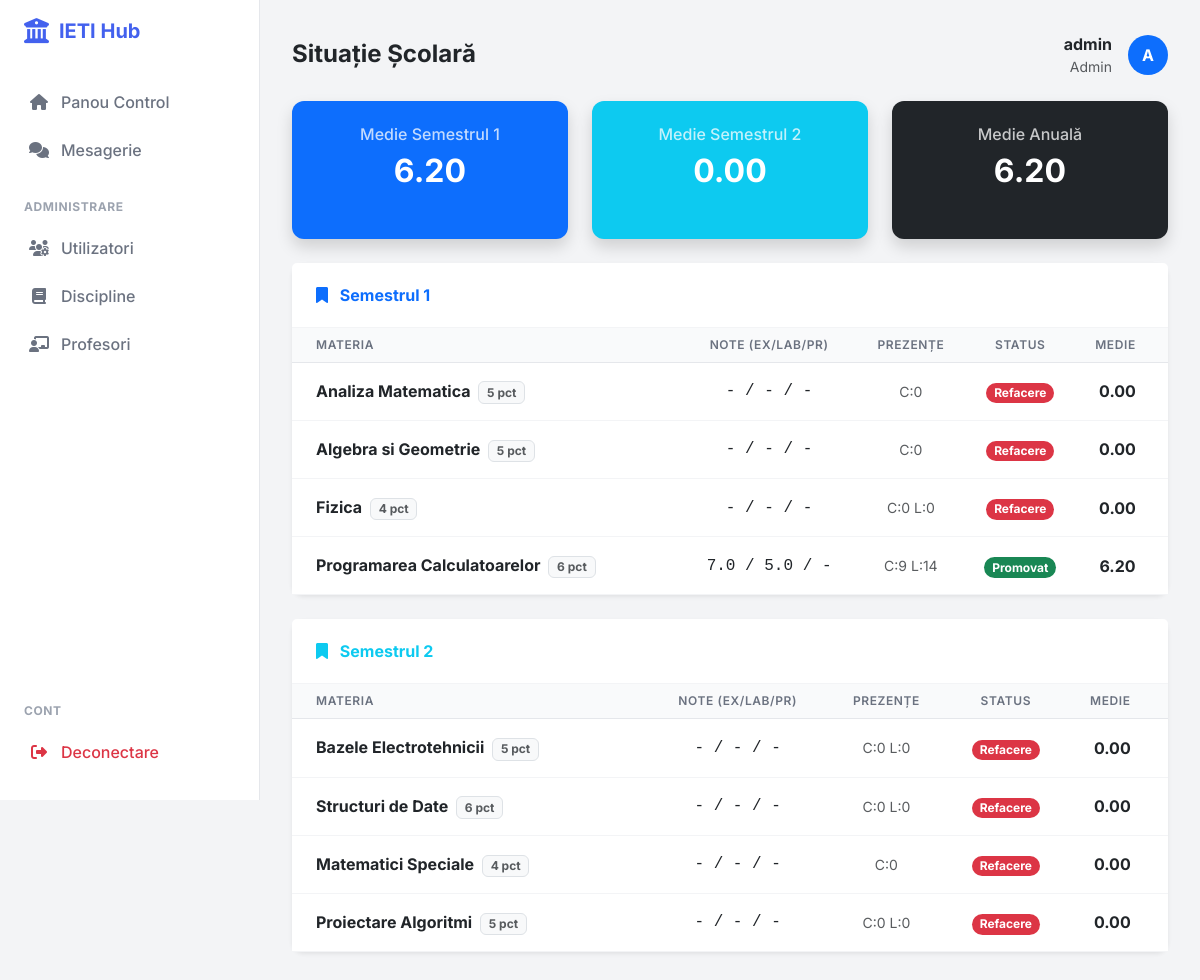
Page /raport/student/1 (signed in) on the committed database.
### app.py (models this page shows, shortened)
class User(UserMixin, db.Model):
    id = db.Column(db.Integer, primary_key=True)
    username = db.Column(db.String(150), unique=True, nullable=False)
    email = db.Column(db.String(150), unique=True, nullable=False)
    password = db.Column(db.String(150), nullable=False)
    role = db.Column(db.String(20), nullable=False, default='student')
    is_approved = db.Column(db.Boolean, default=False)
    student_profile = db.relationship('Student', backref='user_account', uselist=False, cascade="all, delete-orphan")
    profesor_profile = db.relationship('Profesor', backref='user_account', uselist=False, cascade="all, delete-orphan")

class Disciplina(db.Model):
    id_disciplina = db.Column(db.Integer, primary_key=True)
    nume_disciplina = db.Column(db.String(100), nullable=False)
    credite = db.Column(db.Integer, nullable=False)
    an_studiu = db.Column(db.Integer, nullable=False)
    specializare = db.Column(db.String(50), nullable=False)
    semestru = db.Column(db.Integer, nullable=False)
    has_laborator = db.Column(db.Boolean, default=False)
    has_seminar = db.Column(db.Boolean, default=False)
    has_proiect = db.Column(db.Boolean, default=False)
    id_titular = db.Column(db.Integer, db.ForeignKey('profesor.id_profesor'), nullable=True)
    id_laborant = db.Column(db.Integer, db.ForeignKey('profesor.id_profesor'), nullable=True)
    id_seminarist = db.Column(db.Integer, db.ForeignKey('profesor.id_profesor'), nullable=True)
    id_proiectant = db.Column(db.Integer, db.ForeignKey('profesor.id_profesor'), nullable=True)
    pondere_examen = db.Column(db.Integer, default=60)
    pondere_laborator = db.Column(db.Integer, default=40)
    pondere_proiect = db.Column(db.Integer, default=0)
    min_prez_curs = db.Column(db.Integer, default=50)
    min_prez_laborator = db.Column(db.Integer, default=100)
    min_prez_seminar = db.Column(db.Integer, default=100)
    min_prez_proiect = db.Column(db.Integer, default=100)
    note = db.relationship('Notare', backref='disciplina', lazy=True)
    inscrieri = db.relationship('Inscriere', backref='disciplina', lazy=True, cascade="all, delete-orphan")
    prezente = db.relationship('Prezenta', backref='disciplina', lazy=True, cascade="all, delete-orphan")

class Notare(db.Model):
    id_notare = db.Column(db.Integer, primary_key=True)
    id_student = db.Column(db.Integer, db.ForeignKey('student.id_student'), nullable=False)
    id_disciplina = db.Column(db.Integer, db.ForeignKey('disciplina.id_disciplina'), nullable=False)
    tip_activitate = db.Column(db.String(20), nullable=False)
    nota = db.Column(db.Float, nullable=False)
    data_notare = db.Column(db.Date, nullable=False, default=date.today)

### app.py (the view)
@app.route('/raport/student/<int:student_id>')
@login_required
def raport_student_general(student_id):
    s = Student.query.get_or_404(student_id); inscrieri = Inscriere.query.filter_by(id_student=s.id_student).all()
    situatie_sem1 = []; situatie_sem2 = []; note_sem1 = []; note_sem2 = []
    for ins in inscrieri:
        m = ins.disciplina
        n_exam = Notare.query.filter_by(id_student=s.id_student, id_disciplina=m.id_disciplina, tip_activitate='Examen').first()
        n_lab = Notare.query.filter_by(id_student=s.id_student, id_disciplina=m.id_disciplina, tip_activitate='Laborator').first()
        n_pro = Notare.query.filter_by(id_student=s.id_student, id_disciplina=m.id_disciplina, tip_activitate='Proiect').first()
        nota_ex = n_exam.nota if n_exam else 0
        nota_lab = n_lab.nota if n_lab else 0
        nota_pro = n_pro.nota if n_pro else 0
        media = (nota_ex * m.pondere_examen + nota_lab * m.pondere_laborator + nota_pro * m.pondere_proiect) / 100
        p_cur = Prezenta.query.filter_by(id_student=s.id_student, id_disciplina=m.id_disciplina, tip_activitate='curs').count()
        p_lab = Prezenta.query.filter_by(id_student=s.id_student, id_disciplina=m.id_disciplina, tip_activitate='laborator').count()
        status = "Promovat"
        if (p_cur/14)*100 < m.min_prez_curs or (m.has_laborator and (p_lab/14)*100 < m.min_prez_laborator): status="Refacere"; media=0
        elif media < 5: status="Nepromovat"
        if media > 0: (note_sem1 if m.semestru==1 else note_sem2).append(media)
        item = {'nume': m.nume_disciplina, 'credite': m.credite, 'nota_exam': nota_ex or '-', 'nota_lab': nota_lab or '-', 'nota_pro': nota_pro or '-', 'medie_finala': f"{media:.2f}" if media else '0.00', 'status': status, 'clasa_status': 'text-danger' if status!='Promovat' else 'text-success', 'prezente_detalii': f"C:{p_cur}" + (f" L:{p_lab}" if m.has_laborator else "")}
        (situatie_sem1 if m.semestru==1 else situatie_sem2).append(item)
    avg1 = sum(note_sem1)/len(note_sem1) if note_sem1 else 0
    avg2 = sum(note_sem2)/len(note_sem2) if note_sem2 else 0
    avg_an = (avg1+avg2)/2 if avg1 and avg2 else (avg1 or avg2)
    return render_template('raport_student.html', student=s, sem1=situatie_sem1, sem2=situatie_sem2, avg1=f"{avg1:.2f}", avg2=f"{avg2:.2f}", avg_an=f"{avg_an:.2f}")

### app.py (called while the page is built)
@login_manager.user_loader
def load_user(user_id):
    return User.query.get(int(user_id))

### templates/raport_student.html
{% extends "base.html" %}
{% block page_title %}Situație Școlară{% endblock %}
{% block content %}
<div class="row g-4 mb-4">
    <div class="col-md-4">
        <div class="card bg-primary text-white h-100 border-0 shadow">
            <div class="card-body text-center">
                <h6 class="opacity-75">Medie Semestrul 1</h6>
                <h2 class="fw-bold mb-0">{{ avg1 }}</h2>
            </div>
        </div>
    </div>
    <div class="col-md-4">
        <div class="card bg-info text-white h-100 border-0 shadow">
            <div class="card-body text-center">
                <h6 class="opacity-75">Medie Semestrul 2</h6>
                <h2 class="fw-bold mb-0">{{ avg2 }}</h2>
            </div>
        </div>
    </div>
    <div class="col-md-4">
        <div class="card bg-dark text-white h-100 border-0 shadow">
            <div class="card-body text-center">
                <h6 class="opacity-75">Medie Anuală</h6>
                <h2 class="fw-bold mb-0">{{ avg_an }}</h2>
            </div>
        </div>
    </div>
</div>
<div class="card border-0 shadow-sm mb-4">
    <div class="card-header bg-white fw-bold text-primary">
        <i class="fas fa-bookmark me-2"></i> Semestrul 1
    </div>
    <div class="card-body p-0">
        <div class="table-responsive">
            <table class="table table-hover align-middle mb-0">
                <thead class="bg-light">
                    <tr>
                        <th class="ps-4">Materia</th>
                        <th class="text-center">Note (Ex/Lab/Pr)</th>
                        <th class="text-center">Prezențe</th>
                        <th class="text-center">Status</th>
                        <th class="text-center pe-4">Medie</th>
                    </tr>
                </thead>
                <tbody>
                    {% for s in sem1 %}
                    <tr>
                        <td class="ps-4 fw-bold text-dark">{{ s.nume }} <span class="badge bg-light text-muted border ms-1">{{ s.credite }} pct</span></td>
                        <td class="text-center font-monospace">{{ s.nota_exam }} / {{ s.nota_lab }} / {{ s.nota_pro }}</td>
                        <td class="text-center small text-muted">{{ s.prezente_detalii }}</td>
                        <td class="text-center">
                            <span class="badge {{ 'bg-success' if 'Promovat' in s.status else 'bg-danger' }} rounded-pill">
                                {{ s.status }}
                            </span>
                        </td>
                        <td class="text-center fw-bold pe-4">{{ s.medie_finala }}</td>
                    </tr>
                    {% else %}
                    <tr><td colspan="5" class="text-center p-3 text-muted">Fără materii înregistrate pe Semestrul 1.</td></tr>
                    {% endfor %}
                </tbody>
            </table>
        </div>
    </div>
</div>
<div class="card border-0 shadow-sm">
    <div class="card-header bg-white fw-bold text-info">
        <i class="fas fa-bookmark me-2"></i> Semestrul 2
    </div>
    <div class="card-body p-0">
        <div class="table-responsive">
            <table class="table table-hover align-middle mb-0">
                <thead class="bg-light">
                    <tr>
                        <th class="ps-4">Materia</th>
                        <th class="text-center">Note (Ex/Lab/Pr)</th>
                        <th class="text-center">Prezențe</th>
                        <th class="text-center">Status</th>
                        <th class="text-center pe-4">Medie</th>
                    </tr>
                </thead>
                <tbody>
                    {% for s in sem2 %}
                    <tr>
                        <td class="ps-4 fw-bold text-dark">{{ s.nume }} <span class="badge bg-light text-muted border ms-1">{{ s.credite }} pct</span></td>
                        <td class="text-center font-monospace">{{ s.nota_exam }} / {{ s.nota_lab }} / {{ s.nota_pro }}</td>
                        <td class="text-center small text-muted">{{ s.prezente_detalii }}</td>
                        <td class="text-center">
                            <span class="badge {{ 'bg-success' if 'Promovat' in s.status else 'bg-danger' }} rounded-pill">
                                {{ s.status }}
                            </span>
                        </td>
                        <td class="text-center fw-bold pe-4">{{ s.medie_finala }}</td>
                    </tr>
                    {% else %}
                    <tr><td colspan="5" class="text-center p-3 text-muted">Fără materii înregistrate pe Semestrul 2.</td></tr>
                    {% endfor %}
                </tbody>
            </table>
        </div>
    </div>
</div>
{% endblock %}

### templates/base.html (shortened to what this page needs)
<!doctype html>
<html lang="ro">
<head>
    <link href="https://cdn.jsdelivr.net/npm/bootstrap@5.3.0/dist/css/bootstrap.min.css" rel="stylesheet">
    <link rel="stylesheet" href="https://cdnjs.cloudflare.com/ajax/libs/font-awesome/6.4.0/css/all.min.css">
</head>
<body>
{% if current_user.is_authenticated %}
<nav class="sidebar">
    <div class="brand">
        <i class="fas fa-university fa-lg"></i> IETI Hub
    </div>
    <div class="nav flex-column flex-grow-1">
        <a href="{{ url_for('index') }}" class="nav-link {{ 'active' if request.endpoint == 'index' else '' }}">
            <i class="fas fa-home"></i> Panou Control
        </a>
        <a href="{{ url_for('chat_home') }}" class="nav-link {{ 'active' if 'chat' in request.endpoint else '' }}">
            <i class="fas fa-comments"></i> Mesagerie
        </a>
        {% if current_user.role == 'admin' %}
            <div class="nav-title">Administrare</div>
            <a href="{{ url_for('gestiune_utilizatori') }}" class="nav-link {{ 'active' if 'utilizatori' in request.endpoint else '' }}">
                <i class="fas fa-users-cog"></i> Utilizatori
            </a>
            <a href="{{ url_for('lista_discipline') }}" class="nav-link {{ 'active' if 'discipline' in request.endpoint else '' }}">
                <i class="fas fa-book"></i> Discipline
            </a>
            <a href="{{ url_for('lista_profesori') }}" class="nav-link {{ 'active' if 'profesori' in request.endpoint else '' }}">
                <i class="fas fa-chalkboard-teacher"></i> Profesori
            </a>
        {% endif %}
        <div class="mt-auto mb-4">
            <div class="nav-title">Cont</div>
            <a href="{{ url_for('logout') }}" class="nav-link text-danger">
                <i class="fas fa-sign-out-alt"></i> Deconectare
            </a>
        </div>
    </div>
</nav>
{% endif %}
<main class="{{ 'main-content' if current_user.is_authenticated else '' }}">
    {% if current_user.is_authenticated and request.endpoint not in ['login', 'register'] %}
    <div class="d-flex justify-content-between align-items-center mb-4 d-none d-lg-flex">
        <div>
            <h4 class="fw-bold mb-0 text-dark">
                {% block page_title %}Dashboard{% endblock %}
            </h4>
        </div>
        <div class="d-flex align-items-center gap-3">
            <div class="text-end">
                <span class="d-block fw-bold text-dark">{{ current_user.username }}</span>
                <span class="d-block small text-muted">{{ current_user.role|capitalize }}</span>
            </div>
            <div class="bg-primary text-white rounded-circle d-flex align-items-center justify-content-center fw-bold" style="width: 40px; height: 40px;">
                {{ current_user.username[0]|upper }}
            </div>
        </div>
    </div>
    {% endif %}
    {% block content %}{% endblock %}
</main>
</body>
</html>

### templates/base.html (style rules this page uses)
:root { --primary: #4361ee; --secondary: #3f37c9; --success: #4cc9f0; --info: #4895ef; --warning: #f72585; --dark: #2b2d42; --light: #f8f9fa; --body-bg: #f3f4f6; --sidebar-width: 260px; }
body { font-family: 'Inter', sans-serif; background-color: var(--body-bg); color: #4b5563; min-height: 100vh; }
.sidebar { width: var(--sidebar-width); position: fixed; top: 0; left: 0; height: 100vh; background: #fff; border-right: 1px solid #e5e7eb; z-index: 1000; padding-top: 1rem; transition: all 0.3s; display: flex; flex-direction: column; }
.brand { padding: 0 1.5rem 2rem; font-size: 1.25rem; font-weight: 700; color: var(--primary); display: flex; align-items: center; gap: 10px; }
.nav-link { display: flex; align-items: center; padding: 0.75rem 1.5rem; color: #6b7280; font-weight: 500; transition: all 0.2s; border-left: 3px solid transparent; text-decoration: none; }
.nav-link i { width: 24px; margin-right: 10px; text-align: center; }
.nav-title { padding: 1.5rem 1.5rem 0.5rem; font-size: 0.75rem; font-weight: 700; text-transform: uppercase; color: #9ca3af; letter-spacing: 0.05em; }
.main-content { margin-left: var(--sidebar-width); padding: 2rem; min-height: 100vh; transition: margin-left 0.3s; }
.card { border: none; border-radius: 12px; box-shadow: 0 1px 3px rgba(0,0,0,0.1); background: #fff; margin-bottom: 1.5rem; }
.card-header { background: transparent; border-bottom: 1px solid #f3f4f6; padding: 1.25rem 1.5rem; font-weight: 600; color: #111827; }
.card-body { padding: 1.5rem; }
.table thead th { background-color: #f9fafb; color: #6b7280; font-weight: 600; text-transform: uppercase; font-size: 0.75rem; letter-spacing: 0.05em; border-bottom: 1px solid #e5e7eb; }
.table td { vertical-align: middle; padding: 1rem 0.75rem; border-bottom: 1px solid #f3f4f6; }

### rows in the picture
User: username "admin", role "Admin", username "A"
Disciplina: nume "Analiza Matematica", credite "5", nota_exam "-", nota_lab "-", nota_pro "-", prezente_detalii "C:0", status "Refacere", medie_finala "0.00"
Disciplina: nume "Algebra si Geometrie", credite "5", nota_exam "-", nota_lab "-", nota_pro "-", prezente_detalii "C:0", status "Refacere", medie_finala "0.00"
Disciplina: nume "Fizica", credite "4", nota_exam "-", nota_lab "-", nota_pro "-", prezente_detalii "C:0 L:0", status "Refacere", medie_finala "0.00"
Disciplina: nume "Programarea Calculatoarelor"
Notare: nota_exam "7.0"
Notare: nota_lab "5.0"
Disciplina: nume "Bazele Electrotehnicii", credite "5", nota_exam "-", nota_lab "-", nota_pro "-", prezente_detalii "C:0 L:0", status "Refacere", medie_finala "0.00"
Disciplina: nume "Structuri de Date", credite "6", nota_exam "-", nota_lab "-", nota_pro "-", prezente_detalii "C:0 L:0", status "Refacere", medie_finala "0.00"
Disciplina: nume "Matematici Speciale", credite "4", nota_exam "-", nota_lab "-", nota_pro "-", prezente_detalii "C:0", status "Refacere", medie_finala "0.00"
Disciplina: nume "Proiectare Algoritmi", credite "5", nota_exam "-", nota_lab "-", nota_pro "-", prezente_detalii "C:0 L:0", status "Refacere", medie_finala "0.00"

### other values in the picture
{{ avg1 }} "6.20"
{{ avg2 }} "0.00"
{{ avg_an }} "6.20"
{{ s.credite }} "6"
{{ s.nota_pro }} "-"
{{ s.prezente_detalii }} "C:9 L:14"
{{ s.status }} "Promovat"
{{ s.medie_finala }} "6.20"
